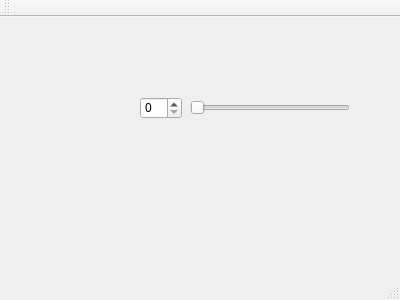
<?xml version="1.0" encoding="UTF-8"?>
<ui version="4.0">
 <class>counter</class>
 <widget class="QMainWindow" name="counter">
  <property name="geometry">
   <rect>
    <x>0</x>
    <y>0</y>
    <width>400</width>
    <height>300</height>
   </rect>
  </property>
  <property name="windowTitle">
   <string>counter</string>
  </property>
  <widget class="QWidget" name="centralWidget">
   <widget class="QSpinBox" name="spinBox">
    <property name="geometry">
     <rect>
      <x>140</x>
      <y>80</y>
      <width>42</width>
      <height>22</height>
     </rect>
    </property>
   </widget>
   <widget class="QSlider" name="horizontalSlider">
    <property name="geometry">
     <rect>
      <x>190</x>
      <y>80</y>
      <width>160</width>
      <height>22</height>
     </rect>
    </property>
    <property name="orientation">
     <enum>Qt::Horizontal</enum>
    </property>
   </widget>
  </widget>
  <widget class="QMenuBar" name="menuBar">
   <property name="geometry">
    <rect>
     <x>0</x>
     <y>0</y>
     <width>400</width>
     <height>26</height>
    </rect>
   </property>
  </widget>
  <widget class="QToolBar" name="mainToolBar">
   <attribute name="toolBarArea">
    <enum>TopToolBarArea</enum>
   </attribute>
   <attribute name="toolBarBreak">
    <bool>false</bool>
   </attribute>
  </widget>
  <widget class="QStatusBar" name="statusBar"/>
 </widget>
 <layoutdefault spacing="6" margin="11"/>
 <resources/>
 <connections/>
</ui>
